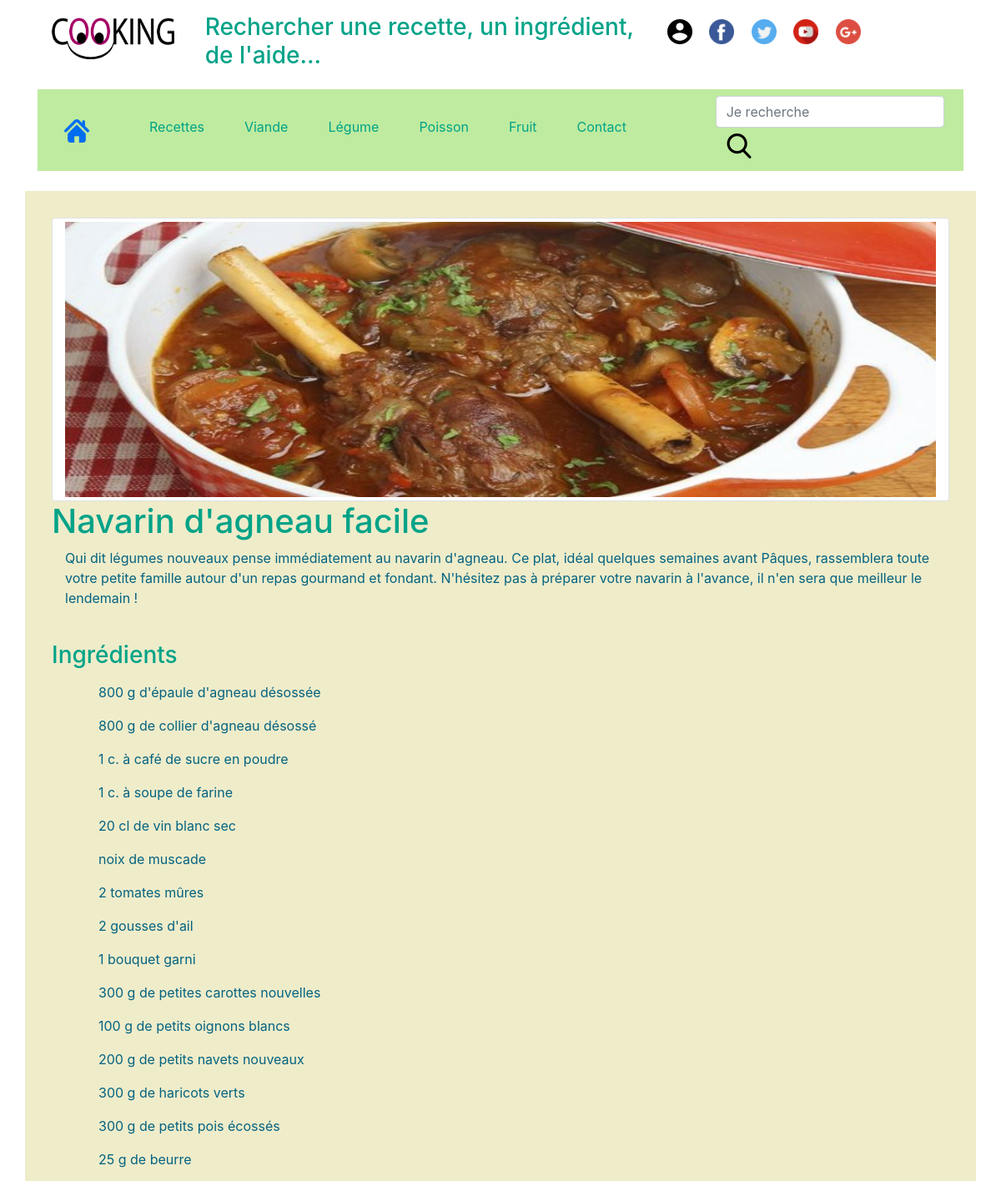
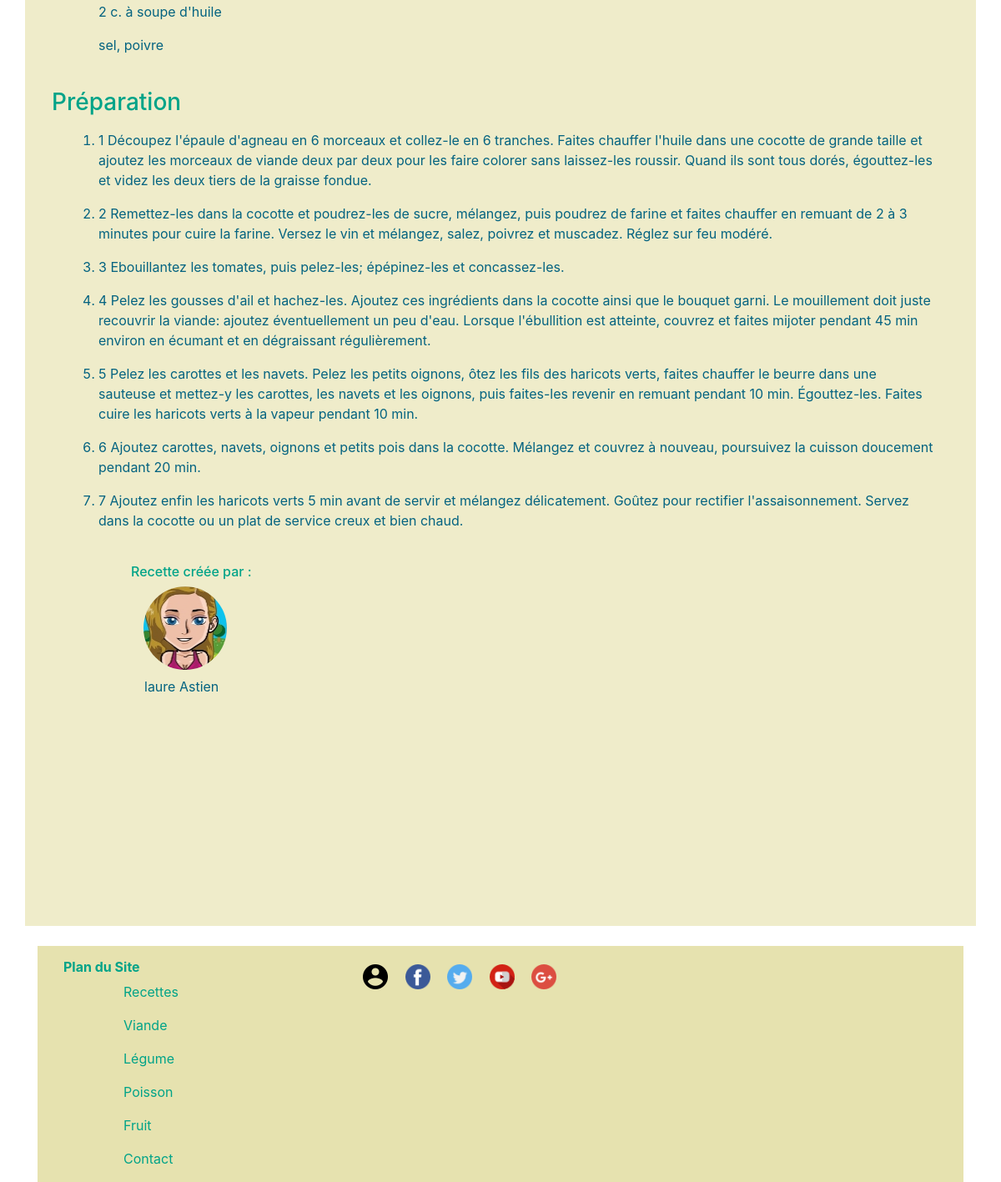
The app's page /recette-detail.php?idRecette=7 with its own data (2 pictures, top to bottom).
### tables this page shows
CREATE TABLE IF NOT EXISTS `recettes` (
  `idRecette` int(11) NOT NULL AUTO_INCREMENT,
  `titre` varchar(250) NOT NULL,
  `chapo` text NOT NULL,
  `img` varchar(50) NOT NULL,
  `preparation` text NOT NULL,
  `ingredient` text NOT NULL,
  `membre` int(11) NOT NULL,
  `couleur` varchar(30) NOT NULL,
  `dateCrea` timestamp NOT NULL DEFAULT CURRENT_TIMESTAMP ON UPDATE CURRENT_TIMESTAMP,
  `categorie` int(11) NOT NULL,
  `tempsCuisson` varchar(50) NOT NULL,
  `tempsPreparation` varchar(50) NOT NULL,
  `difficulte` varchar(50) NOT NULL,
  `prix` varchar(50) NOT NULL,
  PRIMARY KEY (`idRecette`)
);

CREATE TABLE IF NOT EXISTS `membres` (
  `idMembre` int(11) NOT NULL AUTO_INCREMENT,
  `gravatar` varchar(100) NOT NULL,
  `login` varchar(32) NOT NULL,
  `password` varchar(40) NOT NULL,
  `statut` varchar(20) NOT NULL,
  `prenom` varchar(50) NOT NULL,
  `nom` varchar(50) NOT NULL,
  `dateCrea` timestamp NOT NULL DEFAULT CURRENT_TIMESTAMP ON UPDATE CURRENT_TIMESTAMP,
  PRIMARY KEY (`idMembre`)
);

### recette-detail.php (the view, shortened to what this page needs)
<?php
include 'header.php';
?>
<div class="container">
    <br>
    <div class="row" style='background-color : #EFECCA;'>
        <div class="rowrecette">
            <?php
            include 'auth.php';
            $myinputs = filter_input(INPUT_GET, 'idRecette');
                $result = $pdo->query("SELECT * FROM recettes WHERE idRecette='$myinputs'");
                $recette = $result->fetch(PDO::FETCH_ASSOC);
                $image = 'photos/recettes/'.$recette['img']."'";
                echo "<img id='imgrecette' class='rounded img-thumbnail col-lg-12 col-sm-6' src='".$image;
                echo '<p class="col-12">';
                echo '<h1>';
                echo $recette['titre'];
                echo '</h1>';
                echo '<p>';
                echo $recette['chapo'];
                echo '</p>';
                echo '<br>';
                echo '<h3>';
                echo 'Ingrédients';
                echo '</h3>';
                echo '<p>';
                echo $recette['ingredient'];
                echo '</p>';
                echo '<br>';
                echo '<h3>';
                echo 'Préparation';
                echo '</h3>';
                echo '<p>';
                echo $recette['preparation'];
                echo '</p>';
                $result = $pdo->query("SELECT recettes.membre, membres.idMembre, membres.nom, membres.prenom, membres.gravatar FROM recettes, membres WHERE membres.idMembre = recettes.membre AND idRecette='$myinputs'");
                $membres = $result->fetch(PDO::FETCH_ASSOC);
                $gravatar = "photos/gravatars/".$membres['gravatar']."'";
                echo '<br>';
                echo '<div class="text-left">';
                echo '<div class="col-12">';
                echo "<h6>Recette créée par :</h6>";
                echo "<a class='col-12' href='membre-detail.php?idMembre=".$membres['membre']."'>";
                echo "<img class='rounded-circle' style='width : 100px; height : 100px;' src='".$gravatar;
                echo "</div>";
                echo '<p>'.$membres['prenom'].' '.$membres['nom'].'</p>';
                echo '</a>';
                echo "</div>";
            ?>
        </div>
        </div>
    </div>
<?php
include 'footer.php';
?>

### style.css (style rules this page uses)
.row, .rowrecette { padding-top: 1em; padding-left: 1em; padding-right: 1em; }
#imgrecette { height: 15%; }
a { color: #00A388; text-decoration: none; }
h6, h2, h1, h3, ul { color: #00A388; }
p, li { margin : 0.5em 1em 1em 1em; text-decoration: none; color: #046380; }

### records on screen
recettes: img (picture), titre "Navarin d'agneau facile", chapo "Qui dit légumes nouveaux pense immédiatement au navarin d'agneau. Ce plat, idéal quelques semaines avant Pâques, rassemblera toute votre petite famille autour d'un repas gourmand et fondant. N'hésitez pas à préparer votre navarin à l'avance, il n'en sera que meilleur le lendemain !", ingredient "800 g d'épaule d'agneau désossée 800 g de collier d'agneau désossé 1 c. à café de sucre en poudre 1 c. à soupe de farine 20 cl de vin blanc sec noix de muscade 2 tomates mûres 2 gousses d'ail 1 bouquet garni 300 g de petites carottes nouvelles 100 g de petits oignons blancs 200 g de petits navets nouveaux 300 g de haricots verts 300 g de petits pois écossés 25 g de beurre 2 c. à soupe d'huile sel, poivre", preparation "1 Découpez l'épaule d'agneau en 6 morceaux et collez-le en 6 tranches. Faites chauffer l'huile dans une cocotte de grande taille et ajoutez les morceaux de viande deux par deux pour les faire colorer sans laissez-les roussir. Quand ils sont tous dorés, égouttez-les et videz les deux tiers de la graisse fondue. 2 Remettez-les dans la cocotte et poudrez-les de sucre, mélangez, puis poudrez de farine et faites chauffer en remuant de 2 à 3 minutes pour cuire la farine. Versez le vin et mélangez, salez, poivrez et muscadez. Réglez sur feu modéré. 3 Ebouillantez les tomates, puis pelez-les; épépinez-les et concassez-les. 4 Pelez les gousses d'ail et hachez-les. Ajoutez ces ingrédients dans la…", membres.gravatar (picture), membres.prenom "laure", membres.nom "Astien"
